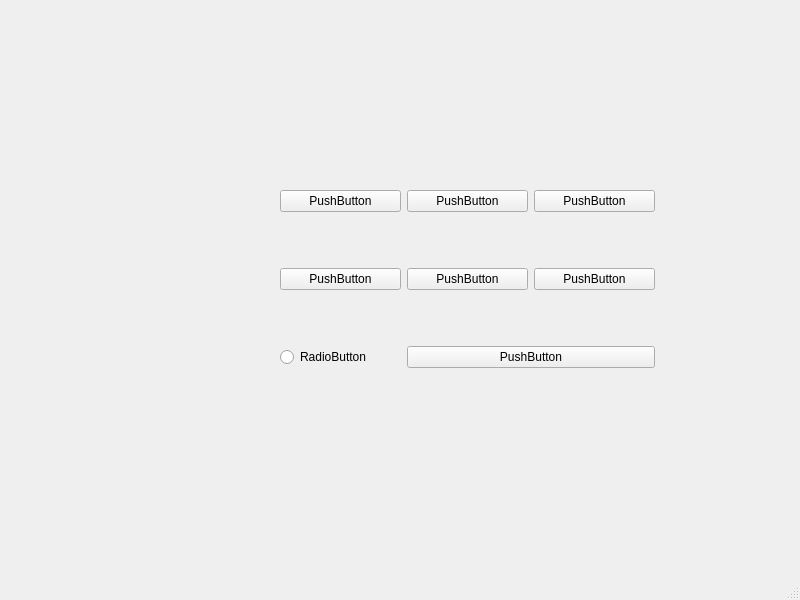
<?xml version="1.0" encoding="UTF-8"?>
<ui version="4.0">
 <class>MainWindow</class>
 <widget class="QMainWindow" name="MainWindow">
  <property name="geometry">
   <rect>
    <x>0</x>
    <y>0</y>
    <width>800</width>
    <height>600</height>
   </rect>
  </property>
  <property name="windowTitle">
   <string>MainWindow</string>
  </property>
  <widget class="QWidget" name="centralwidget">
   <widget class="QWidget" name="gridLayoutWidget">
    <property name="geometry">
     <rect>
      <x>280</x>
      <y>140</y>
      <width>375</width>
      <height>281</height>
     </rect>
    </property>
    <layout class="QGridLayout" name="gridLayout">
     <item row="0" column="1">
      <widget class="QPushButton" name="pushButton_5">
       <property name="text">
        <string>PushButton</string>
       </property>
      </widget>
     </item>
     <item row="1" column="3">
      <widget class="QPushButton" name="pushButton_2">
       <property name="text">
        <string>PushButton</string>
       </property>
      </widget>
     </item>
     <item row="1" column="2">
      <widget class="QPushButton" name="pushButton_8">
       <property name="text">
        <string>PushButton</string>
       </property>
      </widget>
     </item>
     <item row="0" column="3">
      <widget class="QPushButton" name="pushButton_6">
       <property name="text">
        <string>PushButton</string>
       </property>
      </widget>
     </item>
     <item row="1" column="1">
      <widget class="QPushButton" name="pushButton">
       <property name="text">
        <string>PushButton</string>
       </property>
      </widget>
     </item>
     <item row="0" column="2">
      <widget class="QPushButton" name="pushButton_7">
       <property name="text">
        <string>PushButton</string>
       </property>
      </widget>
     </item>
     <item row="2" column="2" colspan="2">
      <widget class="QPushButton" name="pushButton_9">
       <property name="text">
        <string>PushButton</string>
       </property>
      </widget>
     </item>
     <item row="2" column="1">
      <widget class="QRadioButton" name="radioButton">
       <property name="text">
        <string>RadioButton</string>
       </property>
      </widget>
     </item>
    </layout>
   </widget>
  </widget>
  <widget class="QMenuBar" name="menubar">
   <property name="geometry">
    <rect>
     <x>0</x>
     <y>0</y>
     <width>800</width>
     <height>26</height>
    </rect>
   </property>
  </widget>
  <widget class="QStatusBar" name="statusbar"/>
 </widget>
 <resources/>
 <connections/>
</ui>
